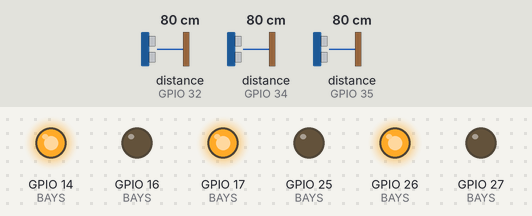
Recording of a sketch running on a simulated ESP32. Shown: output pins drawn as LEDs (lit = HIGH). Wiring (inferred from the names in the program): 3 × ultrasonic range finder: trigger GPIO 5, echo GPIO 34 / trigger GPIO 18, echo GPIO 35 / trigger GPIO 19, echo GPIO 32. The inputs (shaded band) are chosen by the test bench; at power-on: distance to the obstacle (sensors on GPIO 32, GPIO 34, GPIO 35) 80 cm. The echo pulse lasts 58.3 µs per cm; WiFi joins after 1.5 s; servers stay silent unless stated; uploads are accepted with an empty reply; pins used as bus, display or sensor lines are not drawn; what the sketch prints to the serial monitor is not drawn.

Above: at 2.7 s.
2.8 s: distance to the obstacle (sensor on GPIO 32) set to 12 cm
4.8 s: distance to the obstacle (sensor on GPIO 32) set to 9 cm
At 6.1 s:
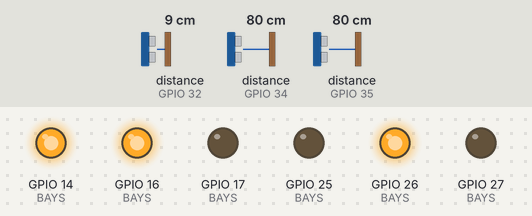
6.4 s: distance to the obstacle (sensor on GPIO 34) set to 12 cm
7.9 s: distance to the obstacle (sensor on GPIO 34) set to 9 cm
At 9.1 s:
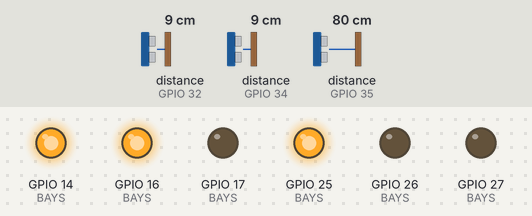
9.5 s: distance to the obstacle (sensor on GPIO 35) set to 12 cm
11.0 s: distance to the obstacle (sensor on GPIO 35) set to 9 cm
At 12.5 s:
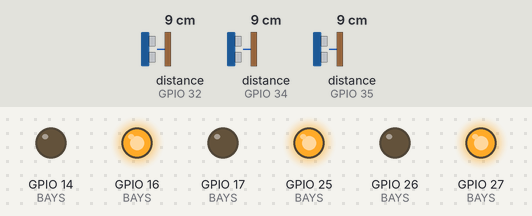
Timing chart, 0 to 13.6 s (numbered marks = the images above; inputs shaded):
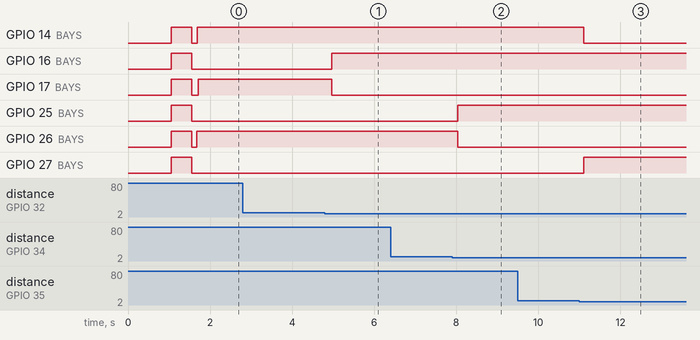

The sketch:

esp32_smart_parking.ino
```cpp
/*
  =============================================================================
  Smart Parking System - ESP32 Firmware with Dual Red/Green LED Bay Indicators
  =============================================================================
  Target Board: ESP32 DevKit V1 (ESP-WROOM-32)
  Sensors:      3x HC-SR04 Ultrasonic Distance Sensors
  Indicators:   3x Red LEDs (Occupied) + 3x Green LEDs (Available / Empty)
  Backend:      FastAPI (Hosted on Render via HTTPS or local IP via HTTP)
  Protocol:     Wi-Fi + REST API (JSON payload over HTTPS/HTTP)

  =============================================================================
  HARDWARE WIRING & SCHEMATIC REFERENCE
  =============================================================================

  1. HC-SR04 ULTRASONIC SENSORS (VOLTAGE DIVIDER REQUIRED ON ECHO):
     HC-SR04 operates at 5V VCC and its ECHO pin outputs a 5V TTL pulse.
     ESP32 GPIO pins are 3.3V logic ONLY and NOT 5V tolerant!
     Connecting 5V ECHO directly to an ESP32 GPIO will damage the microcontroller.

     VOLTAGE DIVIDER ON EACH ECHO PIN:
         HC-SR04 ECHO Pin (5V)
                |
               [R1: 1k Ohm]
                |
                +-----> ESP32 ECHO GPIO (Reads ~3.33V safely)
                |
               [R2: 2k Ohm] (or 2.2k Ohm)
                |
               GND (Common Ground)

  2. RED AND GREEN LED INDICATORS (CURRENT-LIMITING RESISTORS REQUIRED):
     Each LED MUST have a 220 Ohm - 330 Ohm resistor in series to limit
     current to ~10-15 mA and protect the ESP32 GPIO pins and LEDs.
     Never connect LEDs directly to GPIO pins without resistors!

     WIRING PER LED:
         ESP32 GPIO ----> [220 Ohm Resistor] ----> LED Anode (+)
                                                  LED Cathode (-) ----> GND

  =============================================================================
  EXACT PIN ASSIGNMENT TABLE (AS SPECIFIED):
  =============================================================================
  Bay / Slot | Function       | ESP32 GPIO | Description
  -----------+----------------+------------+-----------------------------------
  Bay #1     | Sensor TRIG 1  | GPIO 5     | HC-SR04 Trigger (Output)
  Bay #1     | Sensor ECHO 1  | GPIO 34    | HC-SR04 Echo (Input via Divider)
  Bay #1     | RED LED 1      | GPIO 25    | Physical Occupancy Indicator
  Bay #1     | GREEN LED 1    | GPIO 26    | Physical Available Indicator
  -----------+----------------+------------+-----------------------------------
  Bay #2     | Sensor TRIG 2  | GPIO 18    | HC-SR04 Trigger (Output)
  Bay #2     | Sensor ECHO 2  | GPIO 35    | HC-SR04 Echo (Input via Divider)
  Bay #2     | RED LED 2      | GPIO 27    | Physical Occupancy Indicator
  Bay #2     | GREEN LED 2    | GPIO 14    | Physical Available Indicator
  -----------+----------------+------------+-----------------------------------
  Bay #3     | Sensor TRIG 3  | GPIO 19    | HC-SR04 Trigger (Output)
  Bay #3     | Sensor ECHO 3  | GPIO 32    | HC-SR04 Echo (Input via Divider)
  Bay #3     | RED LED 3      | GPIO 16    | Physical Occupancy Indicator
  Bay #3     | GREEN LED 3    | GPIO 17    | Physical Available Indicator
  =============================================================================

  LED INDICATION LOGIC (INDEPENDENT PER BAY):
  - Distance below 10 cm (Occupied):      RED ON,  GREEN OFF  -> Status = Occupied
  - Distance 10 cm or greater (Empty):    RED OFF, GREEN ON   -> Status = Empty
  - Sensor Error / Disconnected:          RED OFF, GREEN OFF  -> Status = Sensor Error

  NON-BLOCKING ARCHITECTURE (FreeRTOS Dual-Core):
  - Core 1: High-speed sensor sampling & instant local LED switching (< 200ms)
  - Core 0: Background telemetry worker queue for HTTPS/HTTP communication with Render
  - HTTPS requests to Render NEVER block sensor sampling or LED state changes!
  =============================================================================
*/

#include <WiFi.h>
#include <WiFiClientSecure.h>
#include <HTTPClient.h>

// =============================================================================
// CONFIGURATION & CREDENTIALS
// =============================================================================

// Wi-Fi Credentials
// Configure your mobile hotspot SSID and Password:
// SSID: "parshuram" | Password: "12345679"
#ifndef WIFI_SSID
#define WIFI_SSID "parshuram"
#endif

#ifndef WIFI_PASSWORD
#define WIFI_PASSWORD "12345679"
#endif

// Backend API URL (Render Cloud Service)
const char* BACKEND_BASE_URL = "https://smartparking-backend-4ivz.onrender.com";
// For Local Development on same network:
// const char* BACKEND_BASE_URL = "http://192.168.1.100:8000";

// Sensor API Secret Authentication Token (Matches SENSOR_API_TOKEN in backend)
const char* SENSOR_API_TOKEN = "smartpark_esp32_secret_2026";

// Exact Detection Thresholds (in centimeters)
const float DETECTION_THRESHOLD_CM = 10.0f; // < 10.0 cm is Occupied, >= 10.0 cm is Empty
const float SENSOR_MAX_VALID_CM    = 400.0f; // Above 400 cm is treated as out of range/error
const unsigned long SENSOR_TIMEOUT_US = 25000; // 25ms timeout (~400cm max range)

// Timing Configurations
const unsigned long HEARTBEAT_INTERVAL_MS = 5000; // Periodic heartbeat every 5 seconds
const int REQUIRED_STABLE_READINGS        = 2;    // 2 consecutive readings (~120ms) for debounce

// =============================================================================
// HARDWARE PIN MAPPING
// =============================================================================
struct BayHardware {
  int slot_id;
  int trig_pin;
  int echo_pin;
  int red_led_pin;
  int green_led_pin;
};

const int NUM_SLOTS = 3;
const BayHardware BAYS[NUM_SLOTS] = {
  { 1, 5,  34, 25, 26 }, // Bay #1: TRIG 5,  ECHO 34, RED 25, GREEN 26
  { 2, 18, 35, 27, 14 }, // Bay #2: TRIG 18, ECHO 35, RED 27, GREEN 14
  { 3, 19, 32, 16, 17 }  // Bay #3: TRIG 19, ECHO 32, RED 16, GREEN 17
};

// =============================================================================
// STATE TRACKING DATA STRUCTURES
// =============================================================================
struct SlotState {
  String published_status;    // "Empty", "Occupied", "Error"
  String candidate_status;    // Tentative status under verification
  int candidate_count;        // Consecutive count of candidate status
  float last_distance_cm;
  unsigned long last_sent_ms;
};

SlotState slot_states[NUM_SLOTS];

// Telemetry Queue Item for Non-blocking Core 0 Transmission
struct TelemetryMsg {
  int slot_id;
  char status[16]; // "Occupied", "Empty", "Error"
  bool occupied;
  float distance_cm;
};

QueueHandle_t telemetryQueue = NULL;
TaskHandle_t telemetryTaskHandle = NULL;

// =============================================================================
// LOCAL HARDWARE CONTROL (RUNS ON CORE 1 - FAST & NON-BLOCKING)
// =============================================================================

/**
 * Updates the physical LED indicators immediately on ESP32 GPIOs:
 * - Occupied: RED ON,  GREEN OFF
 * - Empty:    RED OFF, GREEN ON
 * - Error:    RED OFF, GREEN OFF (Safe fail-safe indication)
 */
void updateBayLEDs(int bayIndex, const String& status) {
  int redPin   = BAYS[bayIndex].red_led_pin;
  int greenPin = BAYS[bayIndex].green_led_pin;

  if (status == "Occupied") {
    digitalWrite(redPin, HIGH);
    digitalWrite(greenPin, LOW);
  } else if (status == "Empty") {
    digitalWrite(redPin, LOW);
    digitalWrite(greenPin, HIGH);
  } else {
    // Sensor Error / Disconnected / Out of range:
    // Both OFF to prevent false indication
    digitalWrite(redPin, LOW);
    digitalWrite(greenPin, LOW);
  }
}

/**
 * Reads HC-SR04 ultrasonic distance in centimeters.
 * Fast pulseIn with 25ms timeout (~400cm max range).
 * Returns -1.0 if disconnected, timed out, or invalid.
 */
float readUltrasonicDistance(int trigPin, int echoPin) {
  digitalWrite(trigPin, LOW);
  delayMicroseconds(4);

  // Send 10 microsecond HIGH trigger pulse
  digitalWrite(trigPin, HIGH);
  delayMicroseconds(10);
  digitalWrite(trigPin, LOW);

  // Measure round-trip echo pulse duration
  // Sound velocity ~0.0343 cm/microsecond (round-trip divider: 2)
  unsigned long duration_us = pulseIn(echoPin, HIGH, SENSOR_TIMEOUT_US);

  if (duration_us == 0) {
    return -1.0f; // Timeout / sensor disconnected
  }

  // Exact speed of sound distance calculation: duration_us * 0.0343 / 2
  float distance_cm = duration_us * 0.0343f / 2.0f;

  if (distance_cm < 1.0f || distance_cm > SENSOR_MAX_VALID_CM) {
    return -1.0f; // Out of valid measurement bounds
  }

  return distance_cm;
}

/**
 * Evaluates raw ultrasonic distance based on exact 10 cm threshold:
 * - Distance < 10.0 cm:          Occupied (RED ON, GREEN OFF)
 * - Distance >= 10.0 cm:         Empty (RED OFF, GREEN ON)
 * - Sensor Error (< 0):          Error (RED OFF, GREEN OFF)
 */
String evaluateRawStatus(float distance_cm) {
  if (distance_cm < 0.0f) {
    return "Error";
  }
  if (distance_cm < DETECTION_THRESHOLD_CM) {
    return "Occupied";
  }
  return "Empty";
}

// =============================================================================
// BACKGROUND TELEMETRY WORKER (RUNS ON CORE 0 - NON-BLOCKING)
// =============================================================================

/**
 * Handles Wi-Fi connection and re-connection on Core 0.
 */
void maintainWiFiConnection() {
  if (WiFi.status() == WL_CONNECTED) return;

  Serial.printf("\n[WiFi Core 0] Connecting to SSID: %s\n", WIFI_SSID);
  WiFi.mode(WIFI_STA);
  WiFi.begin(WIFI_SSID, WIFI_PASSWORD);

  unsigned long startAttempt = millis();
  while (WiFi.status() != WL_CONNECTED && millis() - startAttempt < 8000) {
    vTaskDelay(pdMS_TO_TICKS(400));
    Serial.print(".");
  }

  if (WiFi.status() == WL_CONNECTED) {
    Serial.printf("\n[WiFi Core 0] Connected! IP: %s (RSSI: %d dBm)\n",
                  WiFi.localIP().toString().c_str(), WiFi.RSSI());
  } else {
    Serial.println("\n[WiFi Core 0] Connection pending. Retrying in background...");
  }
}

/**
 * Dispatches a single sensor telemetry packet to the FastAPI backend.
 */
bool postTelemetryToBackend(const TelemetryMsg& msg) {
  if (WiFi.status() != WL_CONNECTED) {
    return false;
  }

  String url = String(BACKEND_BASE_URL) + "/sensor/update";
  HTTPClient http;

  if (url.startsWith("https://")) {
    WiFiClientSecure* secureClient = new WiFiClientSecure;
    if (secureClient) {
      secureClient->setInsecure(); // Accept Render TLS certificate
      http.begin(*secureClient, url);
    } else {
      Serial.println("[HTTP Core 0] Error allocating secure client.");
      return false;
    }
  } else {
    WiFiClient client;
    http.begin(client, url);
  }

  http.addHeader("Content-Type", "application/json");
  http.addHeader("X-Sensor-Token", SENSOR_API_TOKEN);
  http.setTimeout(5000); // 5-second cloud HTTP timeout

  // Build JSON payload compatible with both boolean ("occupied": true/false)
  // and string ("status": "Occupied"/"Empty"/"Error")
  String payload = "{";
  payload += "\"slot_id\":" + String(msg.slot_id) + ",";
  payload += "\"status\":\"" + String(msg.status) + "\",";
  payload += "\"occupied\":" + String(msg.occupied ? "true" : "false");
  if (msg.distance_cm >= 0.0f) {
    payload += ",\"distance_cm\":" + String(msg.distance_cm, 1);
  } else {
    payload += ",\"distance_cm\":null";
  }
  payload += "}";

  int httpCode = http.POST(payload);
  bool success = false;

  if (httpCode == HTTP_CODE_OK || httpCode == HTTP_CODE_CREATED) {
    Serial.printf("[HTTP 200] Bay %d -> %s (%.1f cm)\n", msg.slot_id, msg.status, msg.distance_cm);
    success = true;
  } else if (httpCode > 0) {
    Serial.printf("[HTTP %d] Bay %d rejected: %s\n", httpCode, msg.slot_id, http.getString().c_str());
  } else {
    Serial.printf("[HTTP FAIL] Bay %d connection error: %s\n", msg.slot_id, http.errorToString(httpCode).c_str());
  }

  http.end();
  return success;
}

/**
 * FreeRTOS Background Task running on Core 0.
 * Polls the telemetryQueue and sends HTTP telemetry.
 * Never blocks Core 1 sensor readings or LED switching.
 */
void telemetryTask(void* parameter) {
  TelemetryMsg msg;

  for (;;) {
    maintainWiFiConnection();

    // Block waiting for new telemetry message in queue (up to 1000ms)
    if (xQueueReceive(telemetryQueue, &msg, pdMS_TO_TICKS(1000)) == pdPASS) {
      if (WiFi.status() == WL_CONNECTED) {
        postTelemetryToBackend(msg);
      }
    }

    // Yield CPU to FreeRTOS scheduler
    vTaskDelay(pdMS_TO_TICKS(50));
  }
}

/**
 * Enqueues a telemetry update to the FreeRTOS background queue.
 */
void enqueueTelemetry(int slot_id, const String& status, float distance_cm) {
  if (telemetryQueue == NULL) return;

  TelemetryMsg msg;
  msg.slot_id = slot_id;
  strncpy(msg.status, status.c_str(), sizeof(msg.status) - 1);
  msg.status[sizeof(msg.status) - 1] = '\0';
  msg.occupied = (status == "Occupied");
  msg.distance_cm = distance_cm;

  // Non-blocking send: if queue is full, overwrite or discard oldest
  if (xQueueSend(telemetryQueue, &msg, 0) != pdPASS) {
    // Queue full: discard oldest item and push latest
    TelemetryMsg dummy;
    xQueueReceive(telemetryQueue, &dummy, 0);
    xQueueSend(telemetryQueue, &msg, 0);
  }
}

// =============================================================================
// SETUP (RUNS AT POWER-ON)
// =============================================================================
void setup() {
  Serial.begin(115200);
  delay(1000);

  Serial.println("\n=======================================================");
  Serial.println("  Smart Parking System - ESP32 Firmware Starting");
  Serial.println("  Dual Red/Green LED Bay Indicators • FreeRTOS Dual-Core");
  Serial.println("=======================================================");
  Serial.printf("Configured Bays: %d\n", NUM_SLOTS);
  Serial.printf("Detection Threshold: < %.1f cm (Occupied) | >= %.1f cm (Empty)\n",
                DETECTION_THRESHOLD_CM, DETECTION_THRESHOLD_CM);
  Serial.printf("Backend URL: %s\n", BACKEND_BASE_URL);

  // Initialize GPIO pins for sensors and LEDs
  for (int i = 0; i < NUM_SLOTS; i++) {
    // Sensor pins
    pinMode(BAYS[i].trig_pin, OUTPUT);
    digitalWrite(BAYS[i].trig_pin, LOW);
    pinMode(BAYS[i].echo_pin, INPUT);

    // LED indicator pins
    pinMode(BAYS[i].red_led_pin, OUTPUT);
    pinMode(BAYS[i].green_led_pin, OUTPUT);
    digitalWrite(BAYS[i].red_led_pin, LOW);
    digitalWrite(BAYS[i].green_led_pin, LOW);

    // State tracking initialization
    slot_states[i].published_status = "Unknown";
    slot_states[i].candidate_status = "Unknown";
    slot_states[i].candidate_count  = 0;
    slot_states[i].last_distance_cm = -1.0f;
    slot_states[i].last_sent_ms     = 0;

    Serial.printf("Bay #%d: TRIG=GPIO %d, ECHO=GPIO %d | RED_LED=GPIO %d, GREEN_LED=GPIO %d\n",
                  BAYS[i].slot_id, BAYS[i].trig_pin, BAYS[i].echo_pin,
                  BAYS[i].red_led_pin, BAYS[i].green_led_pin);
  }

  // Self-test LED sequence on boot (light all Red & Green LEDs for 500ms)
  Serial.println("[LED TEST] Running power-on LED self-test...");
  for (int i = 0; i < NUM_SLOTS; i++) {
    digitalWrite(BAYS[i].red_led_pin, HIGH);
    digitalWrite(BAYS[i].green_led_pin, HIGH);
  }
  delay(500);
  for (int i = 0; i < NUM_SLOTS; i++) {
    digitalWrite(BAYS[i].red_led_pin, LOW);
    digitalWrite(BAYS[i].green_led_pin, LOW);
  }
  Serial.println("[LED TEST] Power-on LED self-test completed.");

  // Create FreeRTOS Queue for non-blocking telemetry (capacity: 10 items)
  telemetryQueue = xQueueCreate(10, sizeof(TelemetryMsg));

  // Launch Telemetry Worker Task on Core 0 (leaving Core 1 dedicated to sensors & LEDs)
  xTaskCreatePinnedToCore(
    telemetryTask,        // Task function
    "TelemetryWorker",    // Task name
    8192,                 // Stack size in bytes
    NULL,                 // Parameters
    1,                    // Priority
    &telemetryTaskHandle, // Task handle
    0                     // Core ID 0
  );

  Serial.println("[SYSTEM] Telemetry worker running on Core 0. Sensor/LED loop running on Core 1.");
}

// =============================================================================
// MAIN LOOP (RUNS DEDICATED ON CORE 1 - FAST SENSOR & LED UPDATES)
// =============================================================================
void loop() {
  unsigned long current_ms = millis();

  // Poll all 3 ultrasonic sensors and update LEDs with minimal debounce
  for (int i = 0; i < NUM_SLOTS; i++) {
    int slot_id = BAYS[i].slot_id;

    // Small delay between ultrasonic pings to prevent acoustic reflection cross-talk
    delay(15);

    float distance = readUltrasonicDistance(BAYS[i].trig_pin, BAYS[i].echo_pin);
    String raw_status = evaluateRawStatus(distance);

    // Debouncing: Require 2 consecutive stable readings to change published state
    if (raw_status == slot_states[i].candidate_status) {
      slot_states[i].candidate_count++;
    } else {
      slot_states[i].candidate_status = raw_status;
      slot_states[i].candidate_count  = 1;
    }

    bool state_changed = false;
    if (slot_states[i].candidate_count >= REQUIRED_STABLE_READINGS &&
        slot_states[i].candidate_status != slot_states[i].published_status) {
      slot_states[i].published_status = slot_states[i].candidate_status;
      state_changed = true;

      // Update physical LEDs immediately on verified state change
      updateBayLEDs(i, slot_states[i].published_status);

      // Serial monitor reporting matching user specification
      if (slot_states[i].published_status == "Occupied") {
        Serial.printf("Bay %d: %.1f cm | OCCUPIED | RED LED ON\n", slot_id, distance);
      } else if (slot_states[i].published_status == "Empty") {
        Serial.printf("Bay %d: %.1f cm | EMPTY | GREEN LED ON\n", slot_id, distance);
      } else {
        Serial.printf("Bay %d: SENSOR ERROR | BOTH LEDs OFF\n", slot_id);
      }
    }

    // Ensure initial LED state is established on first reading
    if (slot_states[i].published_status != "Unknown") {
      updateBayLEDs(i, slot_states[i].published_status);
    }

    slot_states[i].last_distance_cm = distance;

    // Enqueue telemetry update if:
    // a) State changed (immediate transmission)
    // b) Periodic reporting interval elapsed (heartbeat telemetry)
    bool time_to_report = (current_ms - slot_states[i].last_sent_ms >= HEARTBEAT_INTERVAL_MS);

    if (state_changed || time_to_report) {
      enqueueTelemetry(slot_id, slot_states[i].published_status, distance);
      slot_states[i].last_sent_ms = current_ms;
    }
  }

  // Fast loop pacing delay (~40ms cycle rate)
  delay(30);
}
```

Measured:
- the behaviour switches between 11 and 10 cm on distance to the obstacle (sensor on GPIO 32) (found by bisection; images 0 and 1)
- the behaviour switches between 11 and 10 cm on distance to the obstacle (sensor on GPIO 34) (found by bisection; images 1 and 2)
- the behaviour switches between 11 and 10 cm on distance to the obstacle (sensor on GPIO 35) (found by bisection; images 2 and 3)
- after the input at 2.8 s, every drawn part: stays the same
- after the input at 4.8 s, GPIO 16 (BAYS): LOW → HIGH after 0.16 s; GPIO 17 (BAYS): HIGH → LOW after 0.16 s
- after the input at 6.4 s, every drawn part: stays the same
- after the input at 7.9 s, GPIO 25 (BAYS): LOW → HIGH after 0.14 s; GPIO 26 (BAYS): HIGH → LOW after 0.14 s
- after the input at 9.5 s, every drawn part: stays the same
- after the input at 11.0 s, GPIO 14 (BAYS): HIGH → LOW after 0.10 s; GPIO 27 (BAYS): LOW → HIGH after 0.10 s
